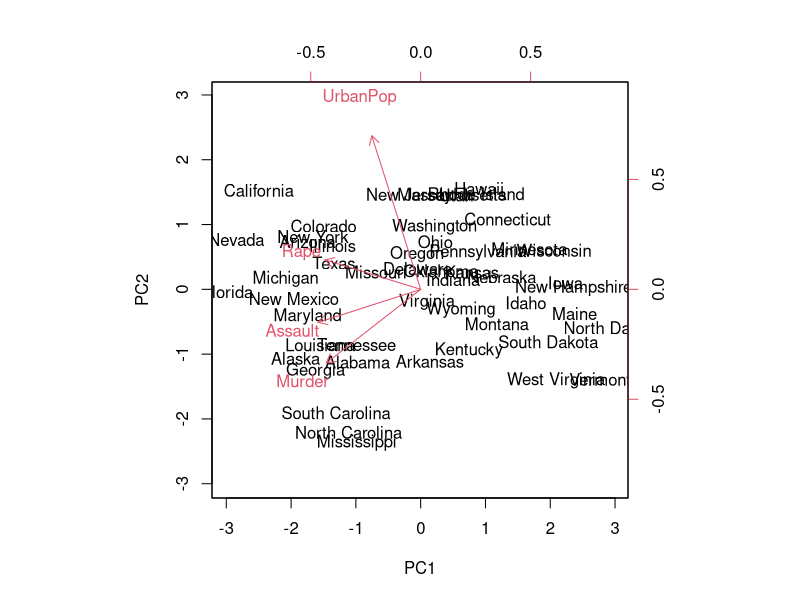
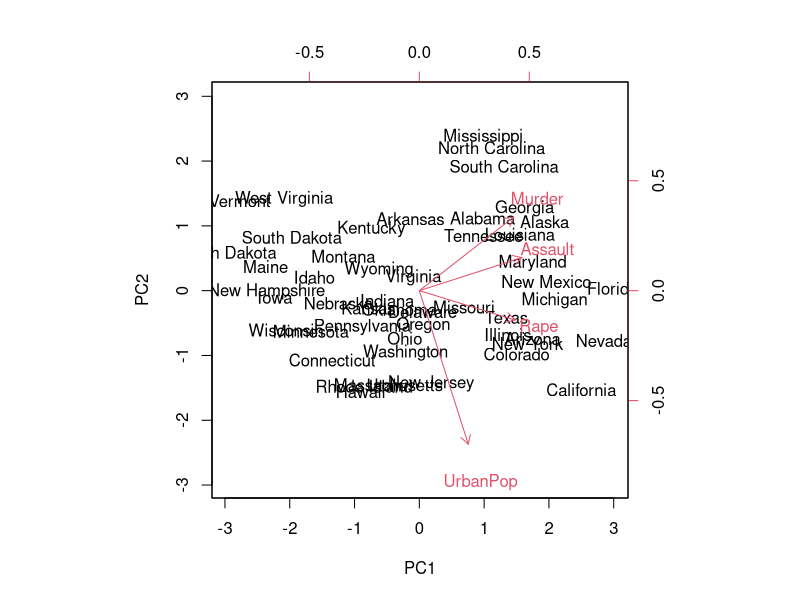
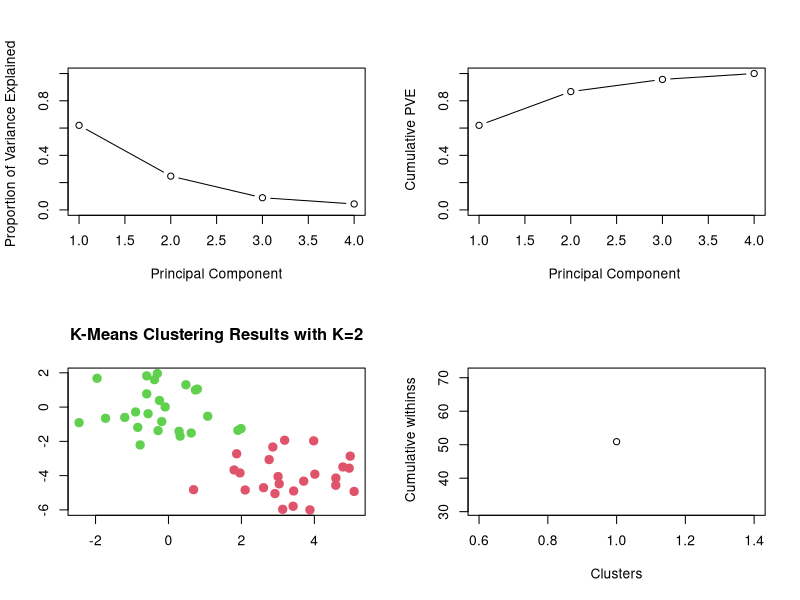
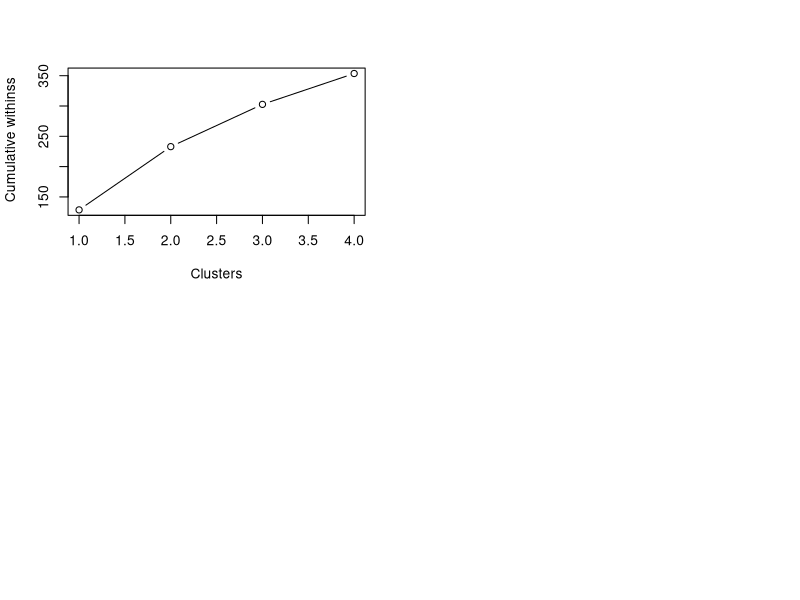

Write the R code that produced these figures, in order.
# islr labs

#pca ---------------------------------------------------------------------------
states = row.names(USArrests)
states
names(USArrests)
apply(USArrests, 2, mean)
apply(USArrests, 2, var)
pr.out=prcomp(USArrests , scale=TRUE)
names(pr.out)
pr.out$center
pr.out$scale
pr.out$rotation
biplot (pr.out , scale =0)
pr.out$rotation=-pr.out$rotation
pr.out$x=-pr.out$x
biplot (pr.out , scale =0)
pr.out$sdev
pr.var <- pr.out$sdev^2
pr.var
pve=pr.var/sum(pr.var)
pve
par(mfrow = c(2,2))
plot(pve , xlab=" Principal Component ", ylab="Proportion of Variance Explained ", 
     ylim=c(0,1),type='b')
plot(cumsum(pve), xlab="Principal Component ", ylab=" Cumulative PVE", 
     ylim=c(0,1), type='b')

# k means ----------------------------------------------------------------------
set.seed(2)
x=matrix(rnorm (50*2), ncol=2)
x[1:25,1]=x[1:25,1]+3
x[1:25,2]=x[1:25,2]-4
km.out=kmeans (x,2, nstart =20)
plot(x, col=(km.out$cluster +1), main="K-Means Clustering Results with K=2", 
     xlab="", ylab="", pch=20, cex=2)
set.seed(4)
km.2=kmeans (x,5, nstart =20) # arg2 signinifies no. of cluster sizes to try, 
                              # nstart signifies pool of cluster sizes to choose from
km.2
km.2$centers
plot(cumsum(km.2$tot.withinss), xlab="Clusters", ylab=" Cumulative withinss", type='b')

withinss <- list(c())
km3=kmeans(x,2)
withinss[1] <- km3$tot.withinss
km4=kmeans(x,3)
withinss[2] <- km4$tot.withinss
km5=kmeans(x,4)
withinss[3] <- km5$tot.withinss
km6=kmeans(x,5)
withinss[4] <- km6$tot.withinss
plot(cumsum(withinss), xlab="Clusters", ylab=" Cumulative withinss", type='b')
